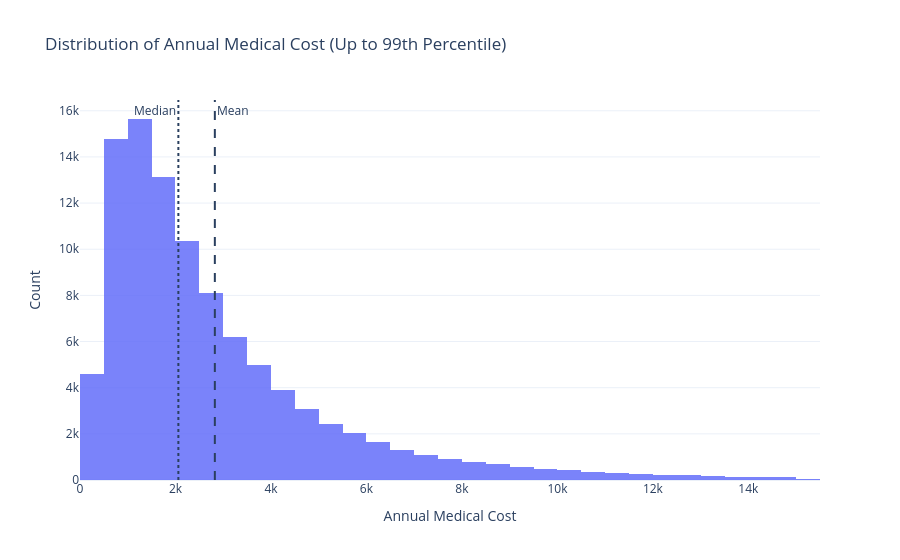

Write notebook code for a chart like this one.
### Code cell
df_body = df[df[target] <= p99_cost]

fig = px.histogram(
    df_body,
    x=target,
    nbins=60,
    title="Distribution of Annual Medical Cost (Up to 99th Percentile)",
    template="plotly_white",
    opacity=0.85
)

fig.add_vline(
    x=df_body[target].mean(),
    line_dash="dash",
    annotation_text="Mean",
    annotation_position="top right"
)

fig.add_vline(
    x=df_body[target].median(),
    line_dash="dot",
    annotation_text="Median",
    annotation_position="top left"
)

fig.update_layout(
    xaxis_title="Annual Medical Cost",
    yaxis_title="Count"
)

fig.show()

### Figure 1 — Plotly figure (JSON) as saved in the notebook; plotly's stock layout.template omitted (floating-point values rounded to 4 significant figures; data arrays with more than 128 entries replaced by an {"elided": "..."} marker saying what was removed)
{"data": [{"bingroup": "x", "hovertemplate": "annual_medical_cost=%{x}<br>count=%{y}<extra></extra>", "legendgroup": "", "marker": {"color": "#636efa", "opacity": 0.85, "pattern": {"shape": ""}}, "name": "", "nbinsx": 60, "orientation": "v", "showlegend": false, "x": {"elided": "99000 float values"}, "xaxis": "x", "yaxis": "y", "type": "histogram"}], "layout": {"xaxis": {"anchor": "y", "domain": [0.0, 1.0], "title": {"text": "Annual Medical Cost"}}, "yaxis": {"anchor": "x", "domain": [0.0, 1.0], "title": {"text": "Count"}}, "legend": {"tracegroupgap": 0}, "title": {"text": "Distribution of Annual Medical Cost (Up to 99th Percentile)"}, "barmode": "relative", "shapes": [{"line": {"dash": "dash"}, "type": "line", "x0": 2824.0, "x1": 2824.0, "xref": "x", "y0": 0, "y1": 1, "yref": "y domain"}, {"line": {"dash": "dot"}, "type": "line", "x0": 2060.0, "x1": 2060.0, "xref": "x", "y0": 0, "y1": 1, "yref": "y domain"}], "annotations": [{"showarrow": false, "text": "Mean", "x": 2824.0, "xanchor": "left", "xref": "x", "y": 1, "yanchor": "top", "yref": "y domain"}, {"showarrow": false, "text": "Median", "x": 2060.0, "xanchor": "right", "xref": "x", "y": 1, "yanchor": "top", "yref": "y domain"}]}}
